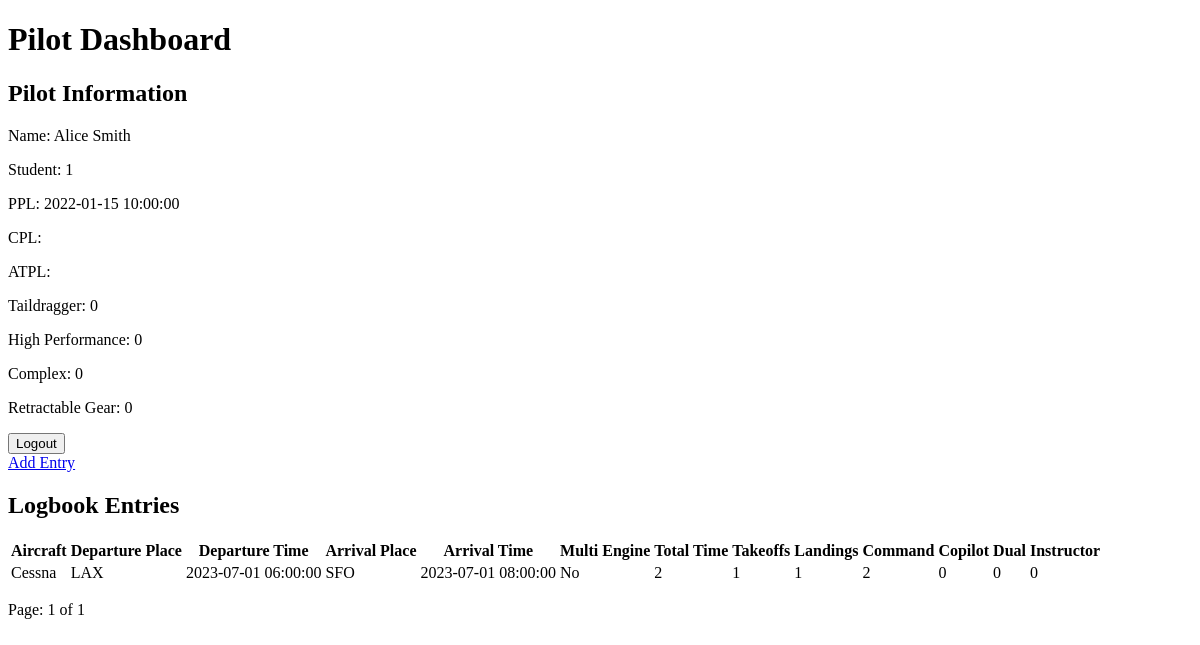
The page /dashboard.php (signed in) on the database as committed earlier.
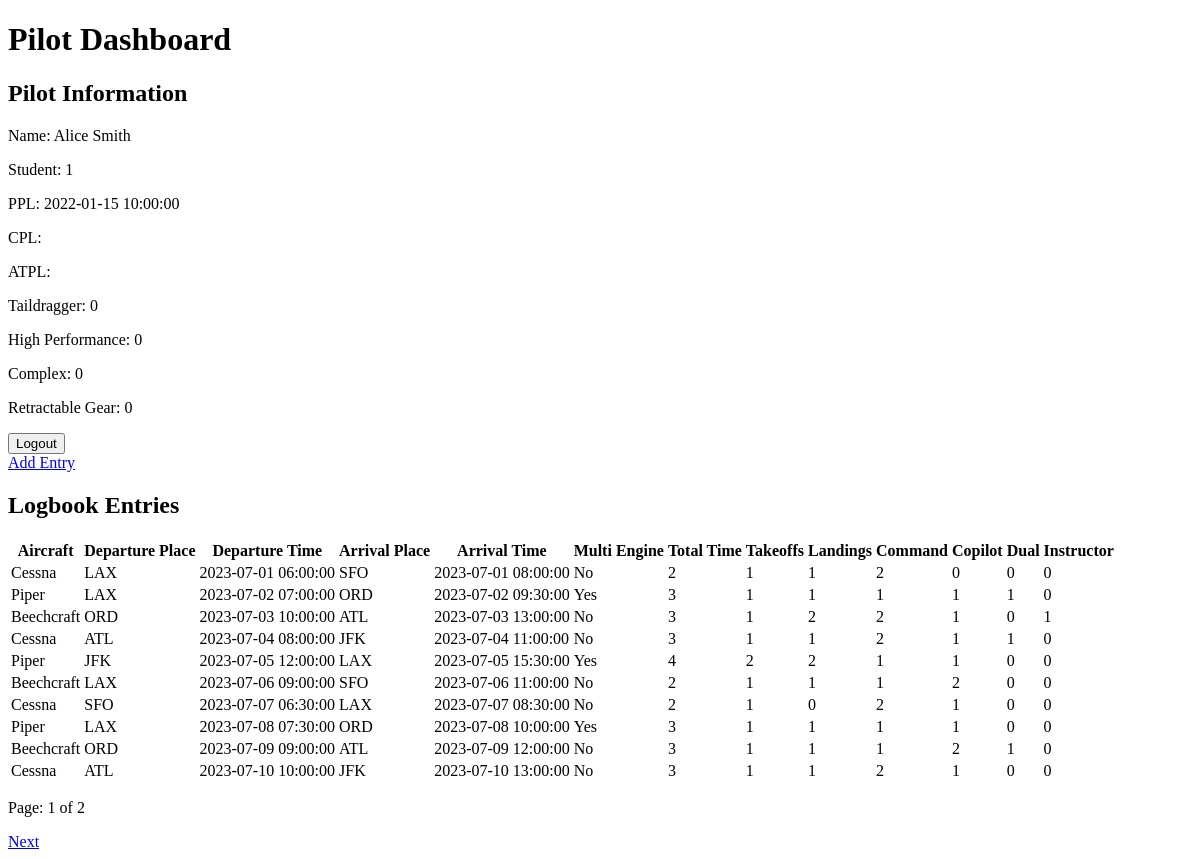
The same page on the database as committed later.
### tables this page shows
CREATE TABLE IF NOT EXISTS pilots (
    id INT AUTO_INCREMENT PRIMARY KEY,
    pilot_name VARCHAR(100) NOT NULL,
    password VARCHAR(100) NOT NULL,
    student BOOLEAN NOT NULL,
    ppl TIMESTAMP,
    cpl TIMESTAMP,
    atpl TIMESTAMP,
    hp BOOLEAN NOT NULL,
    complex BOOLEAN NOT NULL,
    gear BOOLEAN NOT NULL,
    tail BOOLEAN NOT NULL
);

CREATE TABLE IF NOT EXISTS logentries (
    id INT AUTO_INCREMENT PRIMARY KEY,
    pilot_id INT,
    aircraft_id INT,
    departure_place VARCHAR(50) NOT NULL,
    departure_time TIMESTAMP NOT NULL,
    arrival_place VARCHAR(50) NOT NULL,
    arrival_time TIMESTAMP NOT NULL,
    multi_engine BOOLEAN NOT NULL,
    total_time INT NOT NULL,
    takeoffs INT NOT NULL,
    landings INT NOT NULL,
    pilot_fun_command INT NOT NULL,
    pilot_fun_copilot INT NOT NULL,
    pilot_fun_dual INT NOT NULL,
    pilot_fun_instructor INT NOT NULL,
    remarks VARCHAR(500),
    FOREIGN KEY (pilot_id) REFERENCES pilots(id),
    FOREIGN KEY (aircraft_id) REFERENCES aircrafts(id)
);

CREATE TABLE IF NOT EXISTS aircrafts (
    id INT AUTO_INCREMENT PRIMARY KEY,
    make VARCHAR(100) NOT NULL,
    registration VARCHAR(100) NOT NULL,
    high_performance BOOLEAN NOT NULL,
    taildragger BOOLEAN NOT NULL,
    complex BOOLEAN NOT NULL,
    gear_retractable BOOLEAN NOT NULL
);

### www/repository/PilotRepository.php (called while the page is built, shortened)
<?php
class PilotRepository {
    private $pdo;
    public function __construct() {
        $this->host = getenv('MYSQL_HOST') ?: 'mysqldb';
        $this->dbname = getenv('MYSQL_DATABASE') ?: 'digilog_db';
        $this->user = getenv('MYSQL_USER') ?: 'digilog';
        $this->password = getenv('MYSQL_PASSWORD') ?: 'digilog_db';
        try {
            $dsn = "mysql:host={$this->host};port=3306;dbname={$this->dbname};charset=utf8";
            $this->pdo = new PDO($dsn, $this->user, $this->password);
            $this->pdo->setAttribute(PDO::ATTR_ERRMODE, PDO::ERRMODE_EXCEPTION);
        } catch (PDOException $e) {
            die("Database connection failed: " . $e->getMessage());
        }
    }
    public function getPilot($id) {
        try {
            $stmt = $this->pdo->prepare("SELECT * FROM pilots WHERE id = ?");
            $stmt->execute([$id]);
            return $stmt->fetch(PDO::FETCH_ASSOC);
        } catch (PDOException $e) {
            echo "Failed to get pilot: " . $e->getMessage();
            return false;
        }
    }
}

### www/repository/LogEntriesRepository.php (called while the page is built, shortened)
<?php
require './model/LogEntry.php';
class LogEntriesRepository {
    private $pdo;
    public function __construct() {
        $this->host = getenv('MYSQL_HOST') ?: 'mysqldb';
        $this->dbname = getenv('MYSQL_DATABASE') ?: 'digilog_db';
        $this->user = getenv('MYSQL_USER') ?: 'digilog';
        $this->password = getenv('MYSQL_PASSWORD') ?: 'digilog_db';
        try {
            $dsn = "mysql:host={$this->host};port=3306;dbname={$this->dbname};charset=utf8";
            $this->pdo = new PDO($dsn, $this->user, $this->password);
            $this->pdo->setAttribute(PDO::ATTR_ERRMODE, PDO::ERRMODE_EXCEPTION);
        } catch (PDOException $e) {
            die("Database connection failed: " . $e->getMessage());
        }
    }
    public function getEntriesWithOffset($pilotId, $limit, $offset) {
        try {
            $stmt = $this->pdo->prepare("SELECT * FROM logentries WHERE pilot_id = :pilot_id LIMIT :limit OFFSET :offset");
            $stmt->bindValue(':pilot_id', $pilotId, PDO::PARAM_INT);
            $stmt->bindValue(':limit', (int) $limit, PDO::PARAM_INT);
            $stmt->bindValue(':offset', (int) $offset, PDO::PARAM_INT);
            $stmt->execute();
            $logEntries = [];
            while ($row = $stmt->fetch(PDO::FETCH_ASSOC)) {
                $logEntries[] = $this->mapRowToLogEntry($row);
            }
            return $logEntries;
        } catch (PDOException $e) {
            echo "Failed to get log entries: " . $e->getMessage();
            return false;
        }
    }
    public function getTotalEntries($pilotId) {
        try {
            $stmt = $this->pdo->prepare("SELECT COUNT(*) as count FROM logentries WHERE pilot_id = :pilot_id");
            $stmt->bindValue(':pilot_id', $pilotId, PDO::PARAM_INT);
            $stmt->execute();
            $result = $stmt->fetch(PDO::FETCH_ASSOC);
            return (int) $result['count'];
        } catch (PDOException $e) {
            echo "Failed to get total entries: " . $e->getMessage();
            return 0;
        }
    }
    private function mapRowToLogEntry($row) {
        return new LogEntry(
            $row['pilot_id'],
            $row['aircraft_id'],
            $row['departure_place'],
            $row['departure_time'],
            $row['arrival_place'],
            $row['arrival_time'],
            (bool)$row['multi_engine'],
            $row['total_time'],
            $row['takeoffs'],
            $row['landings'],
            $row['pilot_fun_command'],
            $row['pilot_fun_copilot'],
            $row['pilot_fun_dual'],
            $row['pilot_fun_instructor'],
            $row['remarks'],
            $row['id']
        );
    }
}

### www/repository/AircraftRepository.php (called while the page is built, shortened)
<?php
class AircraftRepository {
    private $pdo;
        public function __construct() {
            $this->host = getenv('MYSQL_HOST') ?: 'mysqldb';
            $this->dbname = getenv('MYSQL_DATABASE') ?: 'digilog_db';
            $this->user = getenv('MYSQL_USER') ?: 'digilog';
            $this->password = getenv('MYSQL_PASSWORD') ?: 'digilog_db';
            try {
                $dsn = "mysql:host={$this->host};port=3306;dbname={$this->dbname};charset=utf8";
                $this->pdo = new PDO($dsn, $this->user, $this->password);
                $this->pdo->setAttribute(PDO::ATTR_ERRMODE, PDO::ERRMODE_EXCEPTION);
            } catch (PDOException $e) {
                die("Database connection failed: " . $e->getMessage());
            }
        }
public function getAircraft($id) {
    try {
        $stmt = $this->pdo->prepare("SELECT * FROM aircrafts WHERE id = ?");
        $stmt->execute([$id]);
        return $stmt->fetch(PDO::FETCH_ASSOC);
    } catch (PDOException $e) {
        echo "Failed to get pilot: " . $e->getMessage();
        return false;
    }
}
}

### www/model/LogEntry.php (called while the page is built, shortened)
<?php
class LogEntry {
    private $aircraftId;
    private $departurePlace;
    private $departureTime;
    private $arrivalPlace;
    private $arrivalTime;
    private $multiEngine;
    private $totalTime;
    private $takeoffs;
    private $landings;
    private $pilotFunCommand;
    private $pilotFunCopilot;
    private $pilotFunDual;
    private $pilotFunInstructor;
    public function __construct($pilotId, $aircraftId, $departurePlace, $departureTime, $arrivalPlace, $arrivalTime, $multiEngine, $totalTime, $takeoffs, $landings, $pilotFunCommand, $pilotFunCopilot, $pilotFunDual, $pilotFunInstructor, $remarks, $id = null) {
        $this->aircraftId = $aircraftId;
        $this->departurePlace = $departurePlace;
        $this->departureTime = $departureTime;
        $this->arrivalPlace = $arrivalPlace;
        $this->arrivalTime = $arrivalTime;
        $this->multiEngine = $multiEngine;
        $this->totalTime = $totalTime;
        $this->takeoffs = $takeoffs;
        $this->landings = $landings;
        $this->pilotFunCommand = $pilotFunCommand;
        $this->pilotFunCopilot = $pilotFunCopilot;
        $this->pilotFunDual = $pilotFunDual;
        $this->pilotFunInstructor = $pilotFunInstructor;
    }
    public function getAircraftId() {
        return $this->aircraftId;
    }
    public function getDeparturePlace() {
        return $this->departurePlace;
    }
    public function getDepartureTime() {
        return $this->departureTime;
    }
    public function getArrivalPlace() {
        return $this->arrivalPlace;
    }
    public function getArrivalTime() {
        return $this->arrivalTime;
    }
    public function isMultiEngine() {
        return $this->multiEngine;
    }
    public function getTotalTime() {
        return $this->totalTime;
    }
    public function getTakeoffs() {
        return $this->takeoffs;
    }
    public function getLandings() {
        return $this->landings;
    }
    public function getPilotFunCommand() {
        return $this->pilotFunCommand;
    }
    public function getPilotFunCopilot() {
        return $this->pilotFunCopilot;
    }
    public function getPilotFunDual() {
        return $this->pilotFunDual;
    }
    public function getPilotFunInstructor() {
        return $this->pilotFunInstructor;
    }
}

### www/dashboard.php (the view, shortened to what this page needs)
<?php
require './repository/PilotRepository.php';
require './repository/LogEntriesRepository.php';
require './repository/AircraftRepository.php';
$pilotId = $_SESSION['pilot_id'];
$pilotRepo = new PilotRepository();
$logEntriesRepo = new LogEntriesRepository();
$aircraftRepo = new AircraftRepository();
$pilot = $pilotRepo->getPilot($pilotId);
$limit = 10;
$page = isset($_GET['page']) ? (int)$_GET['page'] : 1;
$offset = ($page - 1) * $limit;
$logEntries = $logEntriesRepo->getEntriesWithOffset($pilotId, $limit, $offset);
$totalEntries = $logEntriesRepo->getTotalEntries($pilotId);
$totalPages = ceil($totalEntries / $limit);
?>
<!DOCTYPE html>
<html lang="en">
<head>
</head>
<body>
    <h1>Pilot Dashboard</h1>
    <section>
        <h2>Pilot Information</h2>
        <p>Name: <?php echo htmlspecialchars($pilot['pilot_name']); ?></p>
        <p>Student: <?php echo htmlspecialchars($pilot['student']); ?></p>
        <p>PPL: <?php echo htmlspecialchars($pilot['ppl']); ?></p>
        <p>CPL: <?php echo htmlspecialchars($pilot['cpl']); ?></p>
        <p>ATPL: <?php echo htmlspecialchars($pilot['atpl']); ?></p>
        <p>Taildragger: <?php echo htmlspecialchars($pilot['tail']); ?></p>
        <p>High Performance: <?php echo htmlspecialchars($pilot['hp']); ?></p>
        <p>Complex: <?php echo htmlspecialchars($pilot['complex']); ?></p>
        <p>Retractable Gear: <?php echo htmlspecialchars($pilot['gear']); ?></p>
        <form method="POST" action="logout.php">
            <button type="submit">Logout</button>
        </form>
        <a href="addentry.php">Add Entry</a>
    </section>
    <section>
        <h2>Logbook Entries</h2>
        <table>
            <thead>
                <tr>
                    <th>Aircraft</th>
                    <th>Departure Place</th>
                    <th>Departure Time</th>
                    <th>Arrival Place</th>
                    <th>Arrival Time</th>
                    <th>Multi Engine</th>
                    <th>Total Time</th>
                    <th>Takeoffs</th>
                    <th>Landings</th>
                    <th>Command</th>
                    <th>Copilot</th>
                    <th>Dual</th>
                    <th>Instructor</th>
                </tr>
            </thead>
            <tbody>
                <?php foreach ($logEntries as $entry): ?>
                    <?php
                    $aircraft = $aircraftRepo->getAircraft($entry->getAircraftId());
                    ?>
                    <tr>
                        <td><?php echo htmlspecialchars($aircraft['make']); ?></td>
                        <td><?php echo htmlspecialchars($entry->getDeparturePlace()); ?></td>
                        <td><?php echo htmlspecialchars($entry->getDepartureTime()); ?></td>
                        <td><?php echo htmlspecialchars($entry->getArrivalPlace()); ?></td>
                        <td><?php echo htmlspecialchars($entry->getArrivalTime()); ?></td>
                        <td><?php echo $entry->isMultiEngine() ? 'Yes' : 'No'; ?></td>
                        <td><?php echo htmlspecialchars($entry->getTotalTime()); ?></td>
                        <td><?php echo htmlspecialchars($entry->getTakeoffs()); ?></td>
                        <td><?php echo htmlspecialchars($entry->getLandings()); ?></td>
                        <td><?php echo htmlspecialchars($entry->getPilotFunCommand()); ?></td>
                        <td><?php echo htmlspecialchars($entry->getPilotFunCopilot()); ?></td>
                        <td><?php echo htmlspecialchars($entry->getPilotFunDual()); ?></td>
                        <td><?php echo htmlspecialchars($entry->getPilotFunInstructor()); ?></td>
                    </tr>
                <?php endforeach; ?>
            </tbody>
        </table>
        <div>
            <p>Page: <?php echo $page; ?> of <?php echo $totalPages; ?></p>
            <?php if ($page < $totalPages): ?>
                <a href="?page=<?php echo $page + 1; ?>">Next</a>
            <?php endif; ?>
        </div>
    </section>
</body>
</html>

Rows that differ between the two databases and show on the page:
shown differently, row unchanged: logentries (number 1 of 10 on the later page): pilot "1" → (not shown)
added logentries: aircraft.make "Piper", departure_place "LAX", departure_time "2023-07-02 07:00:00", arrival_place "ORD", arrival_time "2023-07-02 09:30:00", shows "Yes", total_time "3", multi_engine "1", takeoffs "1", landings "1", pilot_fun_command "1", pilot_fun_copilot "1", pilot_fun_instructor "0"
added logentries: aircraft.make "Beechcraft", departure_place "ORD", departure_time "2023-07-03 10:00:00", arrival_place "ATL", arrival_time "2023-07-03 13:00:00", shows "No", total_time "3", takeoffs "1", landings "2", pilot_fun_command "2", pilot_fun_copilot "1", multi_engine "0", pilot_fun_instructor "1"
added logentries: aircraft.make "Cessna", departure_place "ATL", departure_time "2023-07-04 08:00:00", arrival_place "JFK", arrival_time "2023-07-04 11:00:00", shows "No", total_time "3", takeoffs "1", landings "1", pilot_fun_command "2", pilot_fun_copilot "1", pilot_fun_dual "1", multi_engine "0"
added logentries: aircraft.make "Piper", departure_place "JFK", departure_time "2023-07-05 12:00:00", arrival_place "LAX", arrival_time "2023-07-05 15:30:00", shows "Yes", total_time "4", takeoffs "2", landings "2", multi_engine "1", pilot_fun_command "1", pilot_fun_dual "0", pilot_fun_instructor "0"
added logentries: aircraft.make "Beechcraft", departure_place "LAX", departure_time "2023-07-06 09:00:00", arrival_place "SFO", arrival_time "2023-07-06 11:00:00", shows "No", total_time "2", takeoffs "1", landings "1", pilot_fun_command "1", pilot_fun_copilot "2", multi_engine "0", pilot_fun_dual "0"
added logentries: aircraft.make "Cessna", departure_place "SFO", departure_time "2023-07-07 06:30:00", arrival_place "LAX", arrival_time "2023-07-07 08:30:00", shows "No", total_time "2", takeoffs "1", multi_engine "0", pilot_fun_command "2", pilot_fun_copilot "1", landings "0", pilot_fun_dual "0"
added logentries: aircraft.make "Piper", departure_place "LAX", departure_time "2023-07-08 07:30:00", arrival_place "ORD", arrival_time "2023-07-08 10:00:00", shows "Yes", total_time "3", multi_engine "1", takeoffs "1", landings "1", pilot_fun_command "1", pilot_fun_dual "0", pilot_fun_instructor "0"
added logentries: aircraft.make "Beechcraft", departure_place "ORD", departure_time "2023-07-09 09:00:00", arrival_place "ATL", arrival_time "2023-07-09 12:00:00", shows "No", total_time "3", takeoffs "1", landings "1", pilot_fun_command "1", pilot_fun_copilot "2", pilot_fun_dual "1", multi_engine "0"
added logentries: aircraft.make "Cessna", departure_place "ATL", departure_time "2023-07-10 10:00:00", arrival_place "JFK", arrival_time "2023-07-10 13:00:00", shows "No", total_time "3", takeoffs "1", landings "1", pilot_fun_command "2", pilot_fun_copilot "1", multi_engine "0", pilot_fun_dual "0"
Other text that changed with them:
$totalPages: (not shown) → "2"
text now shown: "Next"
